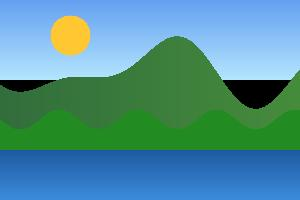
#> input picture data/raw/nature_landscape.jpg, 300 x 200 px
$ python image_segmentation.py
#> lines starting #> are read from the running program, lines starting #| are printed output that depends on the picture
### src/training/kmeans.py
"""
Thuật toán K-Means Clustering tự cài đặt 100% From-Scratch bằng NumPy.
"""
import numpy as np
from src.training.distance import euclidean_distance
from src.training.initialization import kmeans_plus_plus_init, random_init


class KMeansScratch:
    """
    Thuật toán phân cụm K-Means Scratch:
    - Hỗ trợ khởi tạo: 'kmeans++' và 'random'
    - Multiple Restarts: n_init
    - Tối ưu hóa Broadcasting NumPy
    - Xử lý cụm rỗng (Empty Cluster Handling)
    """
    def __init__(
        self,
        n_clusters: int = 5,
        init: str = "kmeans++",
        n_init: int = 10,
        max_iter: int = 300,
        max_iters: int = None,
        tol: float = 1e-4,
        random_state: int = 42
    ):
        self.n_clusters = n_clusters
        self.init = init
        self.n_init = n_init
        self.max_iter = max_iters if max_iters is not None else max_iter
        self.max_iters = self.max_iter
        self.tol = tol
        self.random_state = random_state

        self.centroids_ = None
        self.labels_ = None
        self.inertia_ = None
        self.n_iter_ = None
        self.converged_ = False

    @property
    def cluster_centers_(self):
        """Alias cho centroids_ để tương thích với scikit-learn API chuẩn."""
        return self.centroids_

    def fit(self, X: np.ndarray):
        """Huấn luyện mô hình K-Means trên ma trận X."""
        X = np.asarray(X, dtype=np.float64)
        n_samples, n_features = X.shape

        if self.n_clusters > n_samples:
            raise ValueError(f"n_clusters={self.n_clusters} không thể lớn hơn số mẫu={n_samples}!")

        base_rng = np.random.default_rng(self.random_state)
        best_inertia = np.inf

        for _ in range(self.n_init):
            run_seed = int(base_rng.integers(0, 2**31))
            run_rng = np.random.default_rng(run_seed)

            # Khởi tạo tâm cụm
            if self.init == "kmeans++":
                centroids = kmeans_plus_plus_init(X, self.n_clusters, run_rng)
            else:
                centroids = random_init(X, self.n_clusters, run_rng)

            converged = False
            n_iter = 0

            for it in range(self.max_iter):
                n_iter = it + 1
                # Gán nhãn cho từng điểm vào tâm gần nhất
                dists = euclidean_distance(X, centroids)
                labels = np.argmin(dists, axis=1)

                # Cập nhật tọa độ tâm cụm
                new_centroids = np.empty_like(centroids)
                for k in range(self.n_clusters):
                    points_in_k = X[labels == k]
                    if len(points_in_k) > 0:
                        new_centroids[k] = points_in_k.mean(axis=0)
                    else:
                        # Cụm rỗng: Chọn điểm xa tâm hiện tại nhất làm tâm mới
                        all_dists = np.min(euclidean_distance(X, centroids), axis=1)
                        farthest_idx = np.argmax(all_dists)
                        new_centroids[k] = X[farthest_idx]

                shift = np.sqrt(np.sum((new_centroids - centroids) ** 2))
                centroids = new_centroids
                if shift < self.tol:
                    converged = True
                    break

            # Tính Inertia (WCSS)
            dists = euclidean_distance(X, centroids)
            labels = np.argmin(dists, axis=1)
            inertia = float(np.sum((X - centroids[labels]) ** 2))

            if inertia < best_inertia:
                best_inertia = inertia
                self.centroids_ = centroids
                self.labels_ = labels
                self.inertia_ = inertia
                self.n_iter_ = n_iter
                self.converged_ = converged

        return self

    # [12 lines left out: functions predict, fit_predict, not called in this run]

### scripts/image_segmentation.py
import os, sys
from pathlib import Path
import numpy as np
import matplotlib.pyplot as plt
from PIL import Image

if hasattr(sys.stdout, "reconfigure"):
    sys.stdout.reconfigure(encoding="utf-8")

ROOT = Path(__file__).resolve().parents[1]
sys.path.insert(0, str(ROOT))

from src.training.kmeans import KMeansScratch

def load_and_preprocess_image(image_path: str, max_size=(150, 150)):
    """Task 1 & 2: Load Image, convert color space, resize, flatten to 2D array."""
#> called with image_path = 'data/raw/nature_landscape.jpg', max_size = (150, 150)
    img = Image.open(image_path).convert("RGB")
#> img is the input picture: PIL image 300x200 RGB; mean R, G, B 79.6, 144.1, 147.8
    img.thumbnail(max_size, Image.Resampling.LANCZOS)
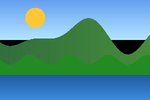
#> img: PIL image 150x100 RGB; mean R, G, B 79.6, 144.1, 147.8
    img_array = np.array(img, dtype=np.float64) / 255.0
    h, w, c = img_array.shape
#> h = 100; w = 150; c = 3
    pixel_features = img_array.reshape(-1, c)
    return img_array, pixel_features, (h, w, c)

def segment_image_with_kmeans(pixel_features: np.ndarray, shape: tuple, k: int, random_state=42):
    """Task 3 & 4: K-Means Clustering & Reconstruct segmented image."""
    h, w, c = shape
    kmeans = KMeansScratch(n_clusters=k, init="k-means++", max_iter=100, random_state=random_state)
    kmeans.fit(pixel_features)
    labels = kmeans.labels_
    centroids = kmeans.cluster_centers_
    # Thay the moi pixel bang mau cua tam cum tuong ung
    segmented_pixels = centroids[labels]
    segmented_image = (segmented_pixels.reshape(h, w, c) * 255.0).clip(0, 255).astype(np.uint8)
    return segmented_image, kmeans.inertia_

def run_image_segmentation_pipeline(image_path=None, k_values=[2, 3, 5, 8]):
    """Task 5: Chay phan doan anh va truc quan hoa side-by-side."""
    if image_path is None:
        image_path = ROOT / "data" / "raw" / "nature_landscape.jpg"

    print("=" * 70)
    print("PRACTICE EXERCISE 3 (ADDITIONAL): K-MEANS IMAGE SEGMENTATION")
    print("=" * 70)
    print(f"[+] 1. Đọc và tiền xử lý ảnh từ: {image_path}")
    orig_img, pixel_features, shape = load_and_preprocess_image(str(image_path))
#> shape = (100, 150, 3)
    h, w, c = shape
#> h = 100; w = 150; c = 3
    print(f"[+] 2. Kích thước ảnh sau resize: {w}x{h} ({pixel_features.shape[0]} pixels, 3 channels RGB)")
#| [+] 2. Kích thước ảnh sau resize: 150x100 (15000 pixels, 3 channels RGB)

    fig, axes = plt.subplots(1, len(k_values) + 1, figsize=(4 * (len(k_values) + 1), 4))
    axes[0].imshow((orig_img * 255.0).astype(np.uint8))
    axes[0].set_title(f"Ảnh Gốc (Original)\n{w}x{h}", fontsize=11, fontweight="bold")
    axes[0].axis("off")

    md_report = [
        "# BÁO CÁO PHÂN ĐOẠN ẢNH BẰNG K-MEANS (IMAGE SEGMENTATION)\n\n",
        f"- **Đường dẫn ảnh:** `{image_path}`\n",
        f"- **Kích thước xử lý:** `{w} x {h}` ({w * h} pixels)\n",
        "- **Không gian màu:** RGB (3 đặc trưng: Red, Green, Blue)\n\n",
        "| Số Cụm Màu (K) | Inertia (WCSS) | Tỷ Lệ Nén Màu | Nhận Xét |\n",
        "|---|---|---|---|\n"
    ]

    for idx, k in enumerate(k_values, start=1):
        print(f"[*] 3 & 4. Tiến hành phân đoạn ảnh với K = {k} màu...")
        segmented_img, inertia = segment_image_with_kmeans(pixel_features, shape, k)
        axes[idx].imshow(segmented_img)
        axes[idx].set_title(f"Segmented (K={k})\nWCSS: {inertia:.1f}", fontsize=11, fontweight="bold")
        axes[idx].axis("off")
        md_report.append(f"| **K = {k}** | {inertia:.2f} | Nén về {k} màu | Tách biệt các vùng màu chủ đạo |\n")
#> this loop made 1 pass
#> after the loop, md_report = 6 items

    plt.suptitle("K-Means Image Segmentation (From-Scratch Lloyd Algorithm)", fontsize=14, fontweight="bold", y=1.03)
    plt.tight_layout()

    # Luu ket qua truc quan
    out_dir = ROOT / "reports" / "figures"
    rep_dir = ROOT / "reports" / "figures"
    out_dir.mkdir(parents=True, exist_ok=True)
    rep_dir.mkdir(parents=True, exist_ok=True)
    fig_path = out_dir / "image_segmentation_comparison.png"
    plt.savefig(fig_path, dpi=200, bbox_inches="tight")
    plt.savefig(rep_dir / "image_segmentation_comparison.png", dpi=200, bbox_inches="tight")
    plt.close()

    # Luu bao cao markdown
    report_file = ROOT / "reports" / "image_segmentation_report.md"
    with open(report_file, "w", encoding="utf-8") as f:
        f.writelines(md_report)
        f.write("\n![Image Segmentation Comparison](figures/image_segmentation_comparison.png)\n")

    print(f"[+] 5. Đã xuất biểu đồ so sánh side-by-side: {fig_path}")
    print(f"[+] Đã lưu báo cáo markdown tại: {report_file}")
    print("=" * 70)

if __name__ == "__main__":
#> (the run stopped early here; a loop or call above may not have finished)
